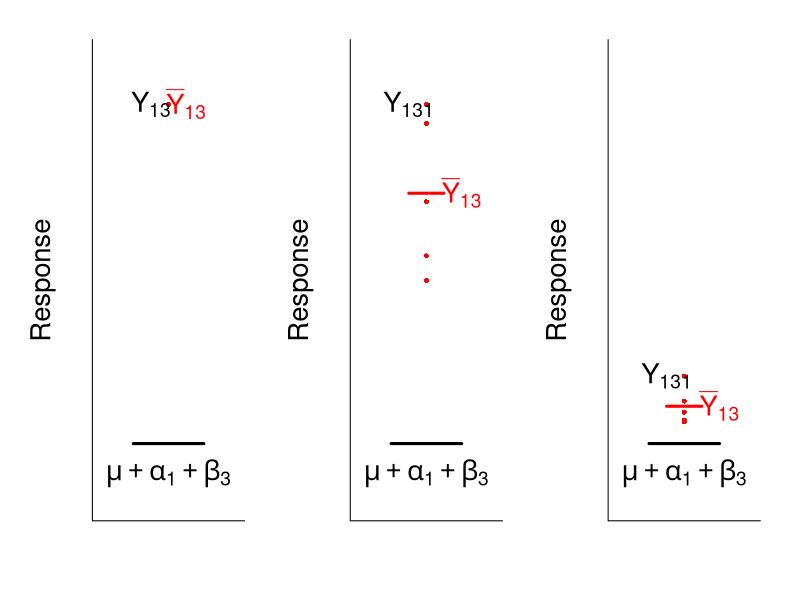
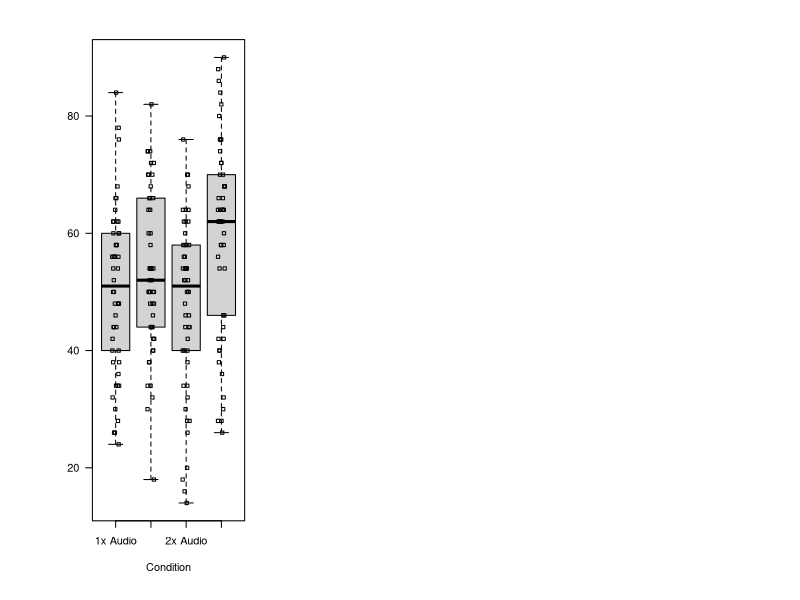
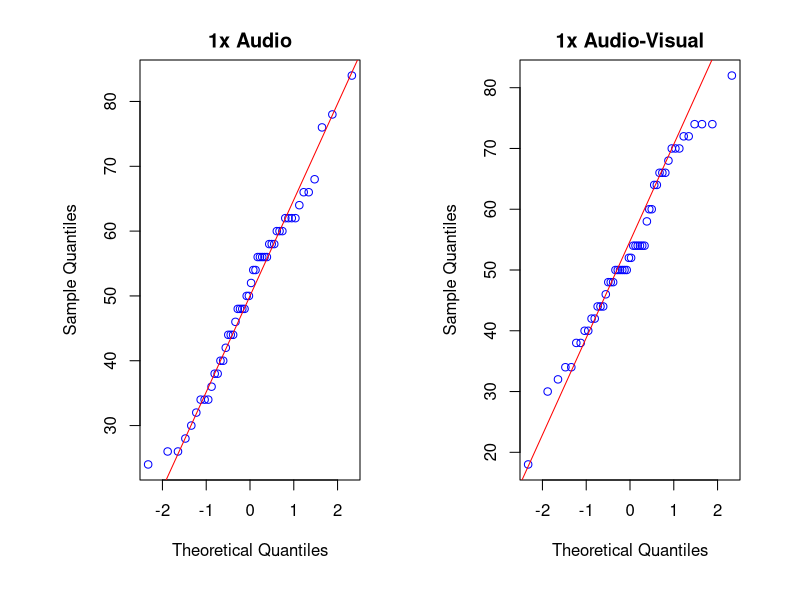
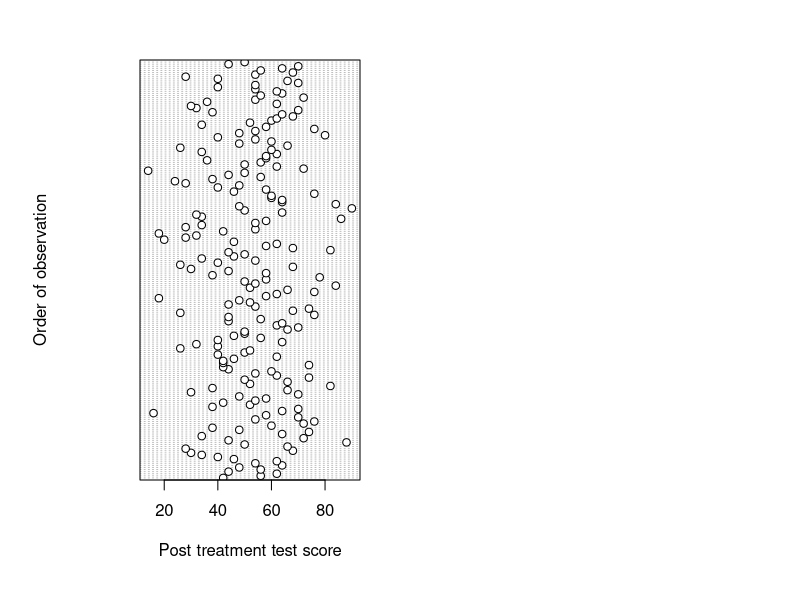

Source code (R) for these figures, in order:
## ---- chunk 1

# Load necessary libraries
set.seed(5)

# Generate data
data2 <- data.frame(Treatment = rep("T1B3", 5), Response = rnorm(5, 10, 2))  
data3 <- data.frame(Treatment = rep("T1B3", 5), Response = rnorm(5, 4, 2))  

# Set graphical layout
par(mfrow = c(1, 3), mar = c(5, 6, 2, 2), oma = c(1, 1, 1, 1))  # Adjust margins

y_lim <- c(0, 15)
cex.spec <- 2.5

## PLOT 1: Single Data Point (No Replication)
plot(1, max(data2$Response), pch = 16, col = "red", xlim = c(0.8, 1.2), ylim = y_lim, xaxt = "n", yaxt = "n", ylab = "Response", xlab = "", main = "", bty = "l", cex.axis = cex.spec, cex.lab = cex.spec)

text(1.05, max(data2$Response), expression(bar(Y)[13]), col = "red", cex = cex.spec)
text(0.95, max(data2$Response), expression(Y[13]), col = "black", cex = cex.spec)
segments(x0 = 0.9, x1 = 1.1, y0 = 2, y1 = 2, lwd = 3)
text(1, 1, expression(mu + alpha[1] + beta[3]), cex = cex.spec)

## PLOT 2: Multiple Observations (Replication Introduced)
plot(rep(1, 5), data2$Response, pch = 16, col = "red", xlim = c(0.8, 1.2), ylim = y_lim, xaxt = "n",
     yaxt = "n", ylab = "Response", xlab = "", main = "", bty = "l", cex.axis = cex.spec, cex.lab = cex.spec)
text(1.1, mean(data2$Response), expression(bar(Y)[13]), col = "red", cex = cex.spec)
text(0.95, max(data2$Response), expression(Y[131]), col = "black", cex = cex.spec)
segments(x0 = 0.95, x1 = 1.05, y0 = mean(data2$Response), y1 = mean(data2$Response), lwd = 3, col = "red")
segments(x0 = 0.9, x1 = 1.1, y0 = 2, y1 = 2, lwd = 3)
text(1, 1, expression(mu + alpha[1] + beta[3]), cex =cex.spec)

## PLOT 3: Lower Response Values
plot(rep(1, 5), data3$Response, pch = 16, col = "red", xlim = c(0.8, 1.2), ylim = y_lim, xaxt = "n",
     yaxt = "n", ylab = "Response", xlab = "", main = "", bty = "l", cex.axis = cex.spec, cex.lab = cex.spec)
text(1.1, mean(data3$Response), expression(bar(Y)[13]), col = "red", cex = cex.spec)
text(0.95, max(data3$Response), expression(Y[131]), col = "black", cex = cex.spec)
segments(x0 = 0.95, x1 = 1.05, y0 = mean(data3$Response), y1 = mean(data3$Response), lwd = 3, col = "red")
segments(x0 = 0.9, x1 = 1.1, y0 = 2, y1 = 2, lwd = 3)
text(1, 1, expression(mu + alpha[1] + beta[3]), cex = cex.spec)


## ---- chunk 2

data <- read.csv("Datasets/Exp2DataPlayback.csv")

head(data)

## ---- chunk 3
summary(data)

## ---- chunk 4

data$Condition <- factor(data$Condition)
data$Content.Type <- factor(data$Content.Type)
data$Speed <- factor(data$Speed)

summary(data)

## ---- chunk 5

boxplot(Accuracy ~ Condition, data = data, 
        ylab = "", main = "", las = 1) 

# we could also have specified the first argument as Accuracy ~ Content.Type * Speed

stripchart(Accuracy ~ Condition, data = data, vertical = TRUE, add = TRUE, method = "jitter")

## ---- chunk 6

par(mfrow=c(1,2)) # splitting the plotting window into 1 row with 2 columns

qqnorm(data$Accuracy[data$Condition == "1x Audio"], pty = 4, col ="blue", main = "1x Audio")
qqline(data$Accuracy[data$Condition == "1x Audio"], col = "red")

qqnorm(data$Accuracy[data$Condition == "1x Audio-Visual"], pty = 4, col ="blue", main = "1x Audio-Visual")
qqline(data$Accuracy[data$Condition == "1x Audio-Visual"], col = "red")

## ---- chunk 7

sort(tapply(data$Accuracy, data$Condition, sd))

## ---- chunk 8

dotchart(data$Accuracy, ylab = "Order of observation", xlab ="Post treatment test score")

## ---- chunk 9
model <- aov(Accuracy ~ Speed + Content.Type + Speed:Content.Type, data = data)
model.tables(model, type = "means", se = TRUE)
## ---- chunk 10

model.tables(model, type = "effects", se = TRUE)

